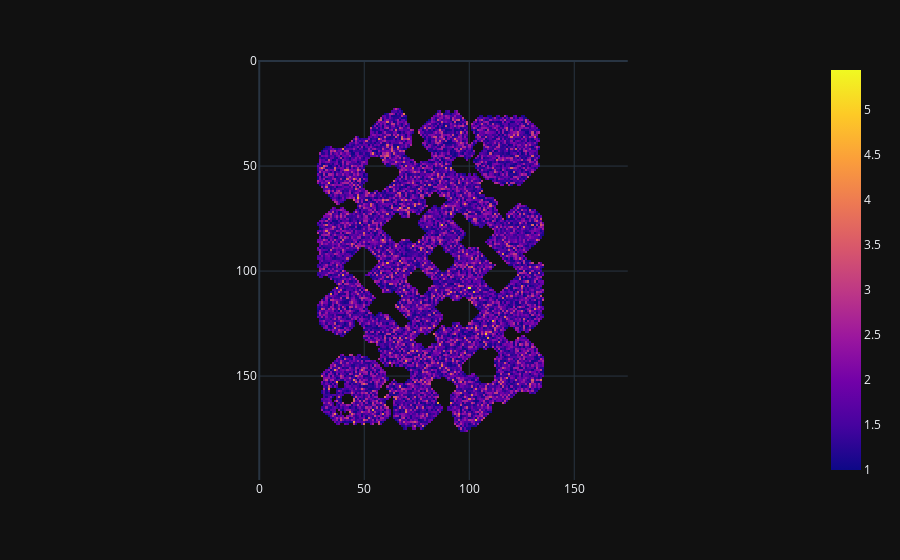

The cell this chart's notebook holds for it:
### Code cell
cost = np.array(1 + scipy.stats.halfnorm.rvs(0, 1, size=game_info.map_size), dtype=np.float64)
cost = np.where(game_info.pathing_grid.data_numpy.T == 0, np.inf, cost)
px.imshow(cost)

### Figure 1 — Plotly figure (JSON) as saved in the notebook; plotly's stock layout.template omitted (floating-point values rounded to 4 significant figures; data arrays with more than 128 entries replaced by an {"elided": "..."} marker saying what was removed)
{"data": [{"coloraxis": "coloraxis", "name": "0", "z": {"elided": "200x176 float values"}, "type": "heatmap", "xaxis": "x", "yaxis": "y", "hovertemplate": "x: %{x}<br>y: %{y}<br>color: %{z}<extra></extra>"}], "layout": {"xaxis": {"anchor": "y", "domain": [0.0, 1.0], "scaleanchor": "y", "constrain": "domain"}, "yaxis": {"anchor": "x", "domain": [0.0, 1.0], "autorange": "reversed", "constrain": "domain"}, "coloraxis": {"colorscale": [[0.0, "#0d0887"], [0.1111, "#46039f"], [0.2222, "#7201a8"], [0.3333, "#9c179e"], [0.4444, "#bd3786"], [0.5556, "#d8576b"], [0.6667, "#ed7953"], [0.7778, "#fb9f3a"], [0.8889, "#fdca26"], [1.0, "#f0f921"]]}, "margin": {"t": 60}}}
